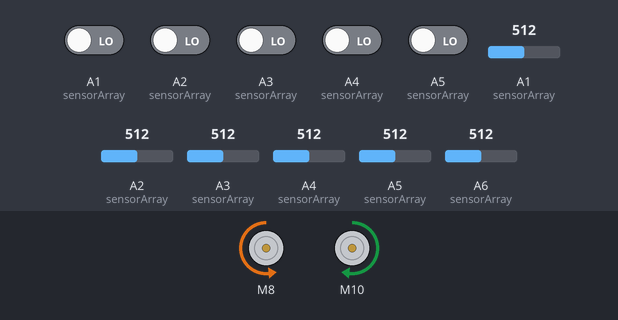
The sketch below on a simulated Arduino Nano, built with avr-gcc and run on an emulated ATmega328P. On the bench: 2 × DC motor (green arrow = forward, orange = backward, longer = faster). The inputs (shaded band) are chosen by the test bench; at power-on: A1 (sensorArray), A2 (sensorArray), A3 (sensorArray), A4 (sensorArray), A5 (sensorArray) LOW, A1 (sensorArray) = 512, A2 (sensorArray) = 512, A3 (sensorArray) = 512, A4 (sensorArray) = 512, A5 (sensorArray) = 512, A6 (sensorArray) = 512.

Above: at 1.7 s.
1.8 s: A1 (sensorArray) driven HIGH
At 3.3 s:
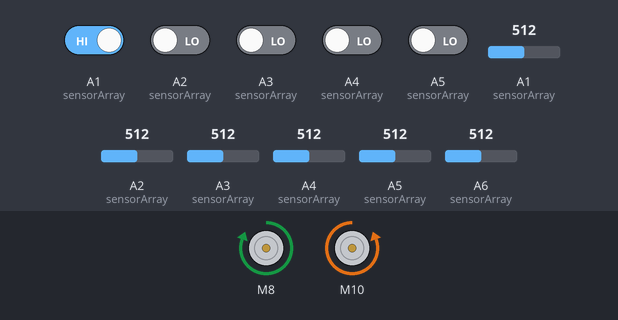
3.6 s: A1 (sensorArray) driven LOW
At 4.7 s:
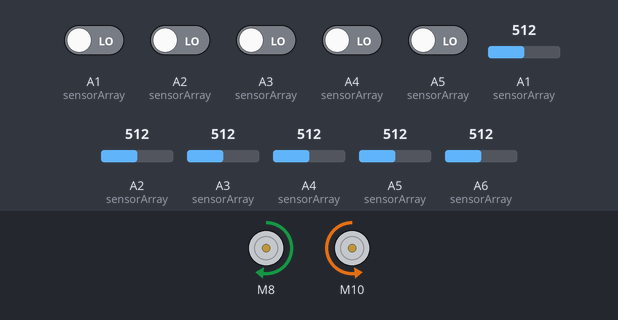
5.1 s: A2 (sensorArray) driven HIGH
6.6 s: A3 (sensorArray) driven HIGH
8.1 s: A4 (sensorArray) driven HIGH
At 9.3 s:
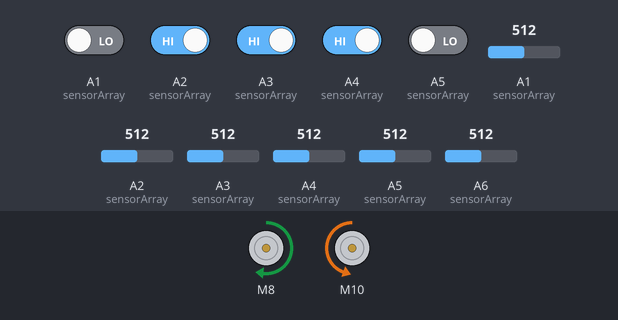
9.6 s: A5 (sensorArray) driven HIGH
At 10.4 s:
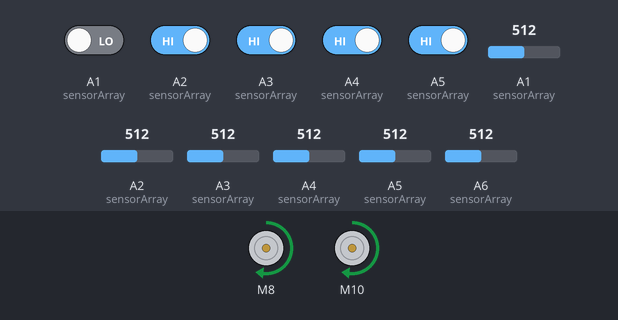
Timing chart, 0 to 12.1 s (numbered marks = the images above; inputs shaded):
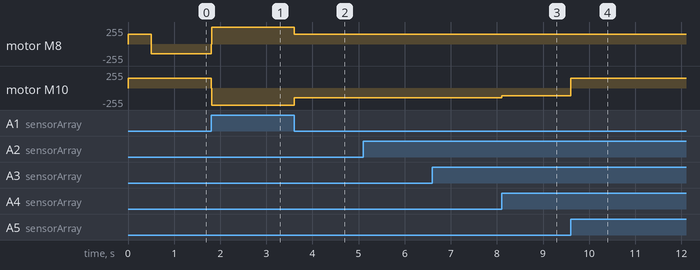

Measured:
- after the input at 1.8 s, motor M8: backward 145/255 → forward 255/255 at once; motor M10: forward 145/255 → backward 255/255 at once
- after the input at 3.6 s, motor M8: forward 255/255 → forward 145/255 at once; motor M10: backward 255/255 → backward 145/255 at once
- after the input at 8.1 s, motor M10: backward 145/255 → backward 117/255 at once
- after the input at 9.6 s, motor M10: backward 117/255 → forward 145/255 at once

The sketch:

becanuy_LFCode.ino
```cpp
#include <QTRSensors.h>
#include <SparkFun_TB6612.h>

// QTR 8A pin assignments
//#define SENSOR8 A7
#define SENSOR7 A6
#define SENSOR6 A5
#define SENSOR5 A4
#define SENSOR4 A3
#define SENSOR3 A2
#define SENSOR2 A1
//#define SENSOR1 A0
#define LED_CTRL 6

// TB6612FNG pin assignments
#define PWMA 3
#define PWMB 11
#define AIN2 7
#define AIN1 8
#define BIN1 9
#define BIN2 10

// Motor setup
Motor leftMotor = Motor(AIN1, AIN2, PWMA, 1, 255);
Motor rightMotor = Motor(BIN2, BIN1, PWMB, 1, 255);

// Calibration variables
unsigned long calibrationStartTime = 0;
const int calibrationDuration = 5000;
const int ledPin = LED_BUILTIN;
int ledState = LOW;
bool calibrationPeriod = false;
int threshold = 0;

// Global sensor arrays
const uint8_t sensorArray[6] = { SENSOR7,  SENSOR6,  SENSOR5, SENSOR4, SENSOR3, SENSOR2};
int sensorValues[6];

// PID Variables
QTRSensors qtr;
int SensorCount = 6;
int position;
float Kp = 0.525;
float Ki = 0.00015;
float Kd = 0.575;
int P, D, I, previousError, PIDvalue, error, lastError;
int lsp, rsp;
int tempPosition;
int centerPosition= 2500;
int minSpeed = -145;
int maxSpeed = 145;
int baseSpeed = 145;

void setup() {
  Serial.begin(9600);

  qtr.setSensorPins(sensorArray, SensorCount);

  digitalWrite(LED_CTRL, HIGH);
  delay(5);

  noCalibration();
}

void loop() {
  readSensors(sensorValues);

  position = qtr.readLineBlack(sensorValues);
  error = centerPosition - position;

  P = error;
  I = constrain(I + error, minSpeed, maxSpeed);
  D = error - previousError;
  previousError = error;

  if ((sensorValues[0] >= threshold) && (sensorValues[5] <= threshold)) {
    stop();
    delay(5);
    slightForward(80);
    spinLeft();
    delay(5);
  }
  else if ((sensorValues[0] <= threshold) && (sensorValues[5] >= threshold)) {
    stop();
    delay(5);
    slightForward(80);
    spinRight();
    delay(5);
  }
  else if ((sensorValues[0] >= threshold) && (sensorValues[1] >= threshold) && (sensorValues[2] >= threshold) && (sensorValues[3] >= threshold) && (sensorValues[4] >= threshold) && (sensorValues[5] >= threshold)) {
    stop();
    delay(5);
    slightForward(145);
    delay(50);
    if (error > 0) {
      spinLeft();
      delay(150);
    }
    else if (error <= 0) {
      spinRight();
      delay(150);
    }
    slightForward(100);
    delay(10);
  }
  else {
    int motorSpeed = (Kp * P) + (Ki * I) + (Kd * D);

    // baseSpeed = 140 + 20*sin(2*M_PI*10*millis()/1000);

    int leftSpeed = constrain((baseSpeed - motorSpeed), minSpeed, maxSpeed);
    int rightSpeed = constrain((baseSpeed + motorSpeed), minSpeed, maxSpeed);

    leftMotor.drive(leftSpeed);
    rightMotor.drive(rightSpeed);
  }

  lastError = previousError;
}

//======================================vvvCALIBRATIONS FUNCTIONSvvv======================================//
void noCalibration() {
  threshold = 200;

  slightForward(150);
  delay(500);
}

void calibrateSensors() {
  if (!calibrationPeriod) {
    stop();

    int arrayThreshold[6] = { SENSOR7,  SENSOR6,  SENSOR5, SENSOR4, SENSOR3, SENSOR2};
    int indexThreshold = 0;

    for (int i = 0 ; i < 6 ; i ++) {
      if (arrayThreshold[i] < arrayThreshold[indexThreshold])
        indexThreshold = i;
    }

    threshold = arrayThreshold[indexThreshold] + 250;
  }

  blinkLED();
}

void blinkLED() {
  for (int i = 0; i < 3; i++) {
    digitalWrite(ledPin, HIGH);
    delay(500);
    digitalWrite(ledPin, LOW);
    delay(500);
  }
}
//======================================^^^CALIBRATIONS FUNCTIONS^^^======================================//

//======================================vvvSENSOR FUNCTIONSvvv======================================//
void readSensors (int* sensorVal) {
  for (int i=0 ; i<6 ; i++) {
    sensorVal[i] = analogRead(sensorArray[i]);
  }
}

void displayReadings (int* sensorReadings, int position, int error) {
  //int val_8 = sensorReadings[0];
  int val_7 = sensorReadings[1];
  int val_6 = sensorReadings[2];
  int val_5 = sensorReadings[3];
  int val_4 = sensorReadings[4];
  int val_3 = sensorReadings[5];
  int val_2 = sensorReadings[6];
  //int val_1 = sensorReadings[7];

  Serial.print("\t");
  Serial.print("8: ");
  //Serial.print(val_8);
  Serial.print("\t");
  Serial.print("7: ");
  Serial.print(val_7);
  Serial.print("\t");
  Serial.print("6: ");
  Serial.print(val_6);
  Serial.print("\t");
  Serial.print("5: ");
  Serial.print(val_5);
  Serial.print("\t");
  Serial.print("4: ");
  Serial.print(val_4);
  Serial.print("\t");
  Serial.print("3: ");
  Serial.print(val_3);
  Serial.print("\t");
  Serial.print("2: ");
  Serial.print(val_2);
  Serial.print("\t");
  Serial.print("1: ");
  //Serial.print(val_1);
  Serial.print("\t");
  Serial.print("POS: ");
  Serial.print(position);
  Serial.print("\t");
  Serial.print("ERR: ");
  Serial.print(error);

  Serial.println();
}
//======================================^^^SENSOR FUNCTIONS^^^======================================//

//======================================vvvCUSTOM MOTOR FUNCTIONSvvv======================================//
void stop() {
  leftMotor.drive(0);
  rightMotor.drive(0);
}

void slightForward(int speed) {
    leftMotor.drive(speed);
    rightMotor.drive(speed);
}

void spinRight() {
  leftMotor.drive(255);
  rightMotor.drive(-255);
}

void spinLeft() {
  leftMotor.drive(-255);
  rightMotor.drive(255);
}
//======================================^^^CUSTOM MOTOR FUNCTIONS^^^======================================//
```
